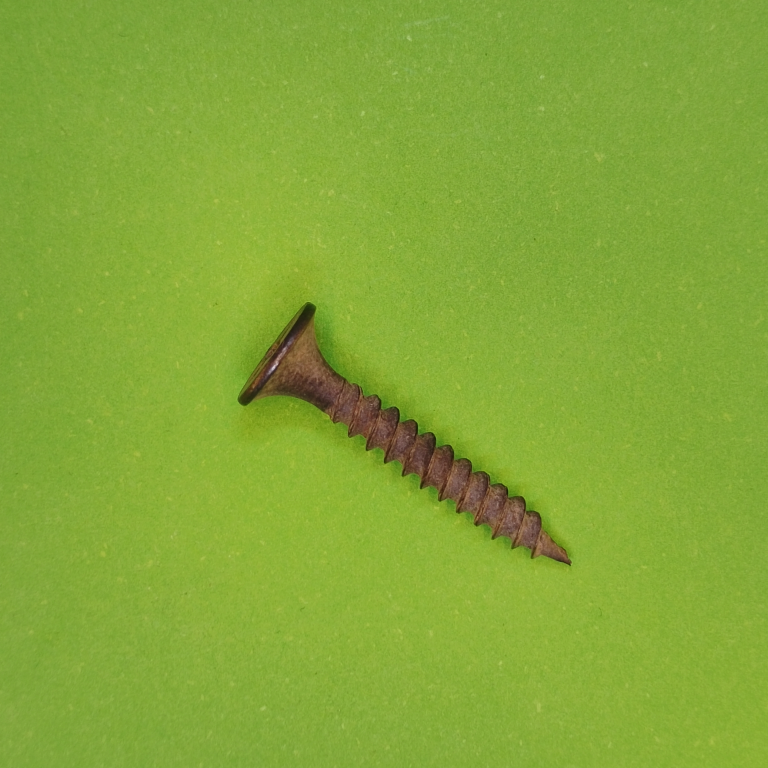
#> input picture data/pruebas/a.jpg, 3072 x 3072 px (shown at 1/4 size); the run also reads 1 picture not shown here
$ jupyter execute --allow-errors procesamiento.ipynb
#> lines starting #> are read from the running program, lines starting #| are printed output that depends on the picture; after the words box and inside, x2 and y2 are one past the last pixel; in counts of white or black regions, pixels touching at a corner belong together
#> further down, img is the input picture: shape (3072, 3072, 3); mean B, G, R 55.9, 168.4, 132.7
### src/binario.py
import cv2
import numpy as np

LOW_GREEN  = (35, 40, 40)
HIGH_GREEN = (85, 255, 255)
KERNEL_SIZE = 3

# Tamaño único para tu dataset
OUTPUT_SIZE = (512, 512)   # (ancho, alto)


def binarizar(img):
    """
    Recibe una imagen (BGR) y devuelve una imagen binaria normalizada
    de tamaño fijo OUTPUT_SIZE.
    """

    if img is None:
        raise ValueError("La imagen recibida es None")

    # --- Procesamiento del fondo ---
    img_blur = cv2.GaussianBlur(img, (3, 3), 0)
    img_hsv = cv2.cvtColor(img_blur, cv2.COLOR_BGR2HSV)
#> img_hsv: shape (3072, 3072, 3); mean H, S, V 39.2, 170.4, 169.1

    lower = np.array(LOW_GREEN, dtype=np.uint8)
    upper = np.array(HIGH_GREEN, dtype=np.uint8)
    mask_fondo = cv2.inRange(img_hsv, lower, upper)
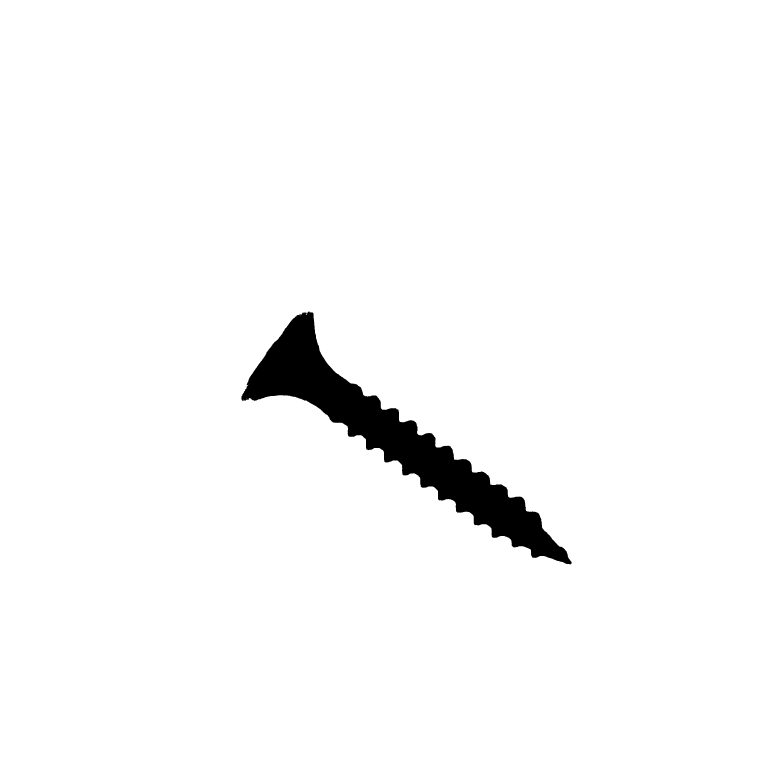
#> mask_fondo: shape (3072, 3072) (shown at 1/4 size); 97.3% white; 4 black regions (3 under 20 px), largest, box (x1, y1, x2, y2) and area: (965, 1246, 2287, 2257) 256097
    mask_objeto = cv2.bitwise_not(mask_fondo)
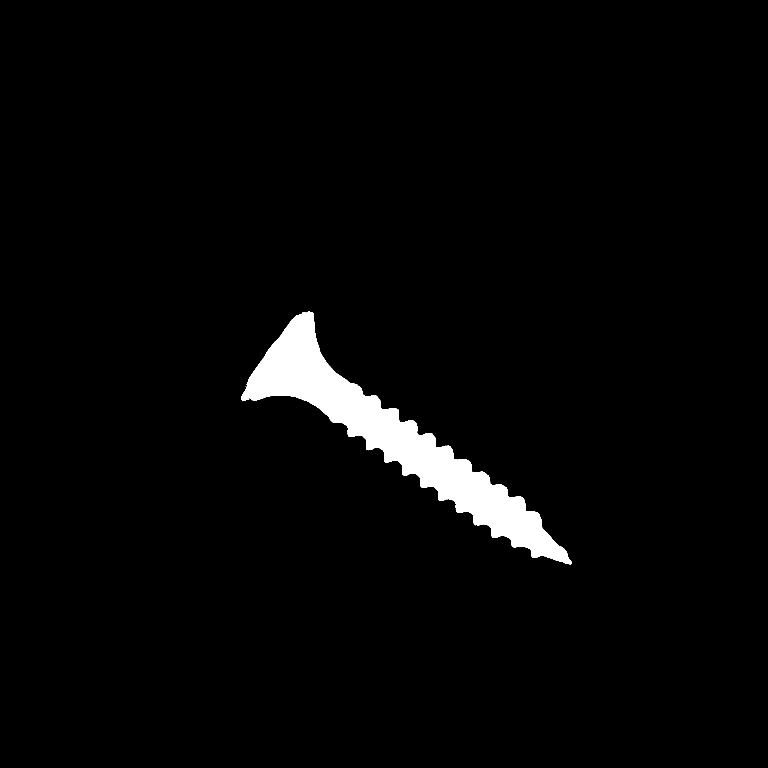
#> mask_objeto: shape (3072, 3072) (shown at 1/4 size); 2.7% white; 4 white regions (3 under 20 px), largest, box (x1, y1, x2, y2) and area: (965, 1246, 2287, 2257) 256097

    kernel = cv2.getStructuringElement(cv2.MORPH_ELLIPSE, (KERNEL_SIZE, KERNEL_SIZE))
    mask_limpia = cv2.morphologyEx(mask_objeto, cv2.MORPH_OPEN, kernel, iterations=2)
#> mask_limpia: shape (3072, 3072); 2.7% white; 1 white region, box (x1, y1, x2, y2) and area: (965, 1246, 2287, 2257) 255995
    mask_limpia = cv2.morphologyEx(mask_limpia, cv2.MORPH_CLOSE, kernel, iterations=1)
#> mask_limpia: shape (3072, 3072); 2.7% white; 1 white region, box (x1, y1, x2, y2) and area: (965, 1246, 2287, 2257) 256028

    _, binaria = cv2.threshold(mask_limpia, 127, 255, cv2.THRESH_BINARY)

    # --- Normalización del tamaño ---
    binaria_resized = cv2.resize(binaria, OUTPUT_SIZE, interpolation=cv2.INTER_NEAREST)
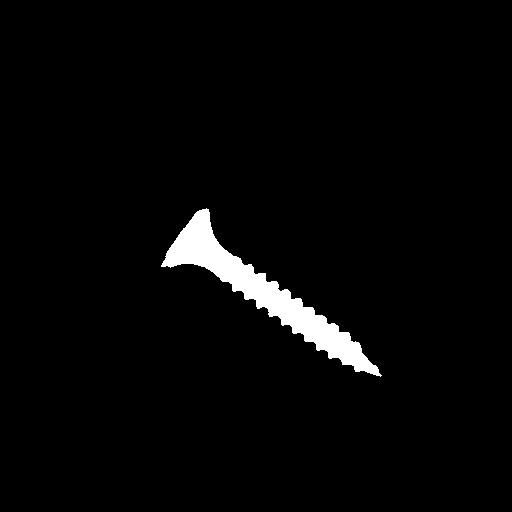
#> binaria_resized: shape (512, 512); 2.7% white; 1 white region
#> (the rest of the program and of its run is left out)
